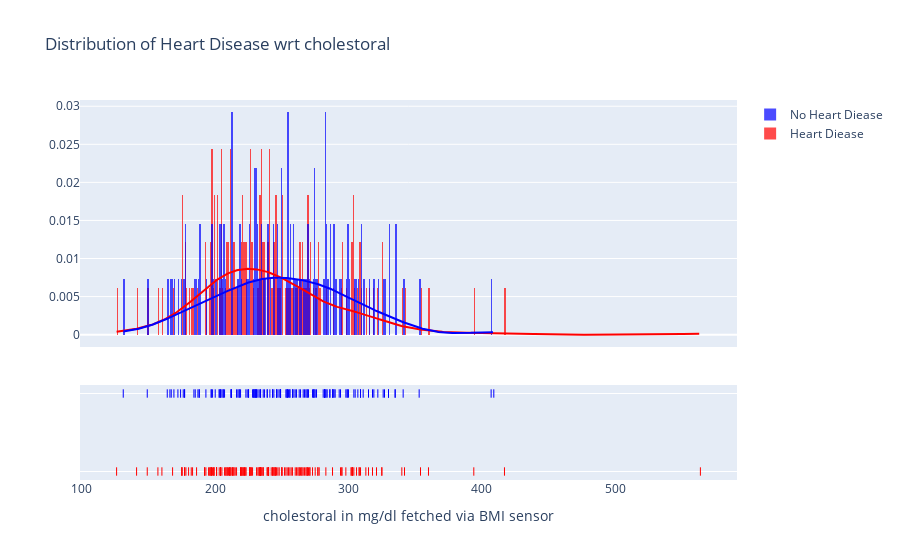

Source (notebook cell):
### Code cell
ff_age = ff.create_distplot([heart_df[heart_df.output==1].chol, heart_df[heart_df.output==0].chol],
                           ['Heart Diease', 'No Heart Diease'], colors=['red', 'blue'])
ff_age.update_layout(title='Distribution of Heart Disease wrt cholestoral', xaxis_title='cholestoral in mg/dl fetched via BMI sensor')
ff_age.show()

### Figure 1 — Plotly figure (JSON) as saved in the notebook; plotly's stock layout.template omitted (floating-point values rounded to 4 significant figures; data arrays with more than 128 entries replaced by an {"elided": "..."} marker saying what was removed)
{"data": [{"histnorm": "probability density", "legendgroup": "Heart Diease", "marker": {"color": "red"}, "name": "Heart Diease", "opacity": 0.7, "type": "histogram", "x": {"elided": "165 int values"}, "xaxis": "x", "xbins": {"end": 564, "size": 1, "start": 126}, "yaxis": "y"}, {"histnorm": "probability density", "legendgroup": "No Heart Diease", "marker": {"color": "blue"}, "name": "No Heart Diease", "opacity": 0.7, "type": "histogram", "x": {"elided": "138 int values"}, "xaxis": "x", "xbins": {"end": 409, "size": 1, "start": 131}, "yaxis": "y"}, {"legendgroup": "Heart Diease", "marker": {"color": "red"}, "mode": "lines", "name": "Heart Diease", "showlegend": false, "type": "scatter", "x": {"elided": "500 float values"}, "xaxis": "x", "y": {"elided": "500 float values"}, "yaxis": "y"}, {"legendgroup": "No Heart Diease", "marker": {"color": "blue"}, "mode": "lines", "name": "No Heart Diease", "showlegend": false, "type": "scatter", "x": {"elided": "500 float values"}, "xaxis": "x", "y": {"elided": "500 float values"}, "yaxis": "y"}, {"legendgroup": "Heart Diease", "marker": {"color": "red", "symbol": "line-ns-open"}, "mode": "markers", "name": "Heart Diease", "showlegend": false, "type": "scatter", "x": {"elided": "165 int values"}, "xaxis": "x", "y": {"elided": "165 str values"}, "yaxis": "y2"}, {"legendgroup": "No Heart Diease", "marker": {"color": "blue", "symbol": "line-ns-open"}, "mode": "markers", "name": "No Heart Diease", "showlegend": false, "type": "scatter", "x": {"elided": "138 int values"}, "xaxis": "x", "y": {"elided": "138 str values"}, "yaxis": "y2"}], "layout": {"autosize": true, "barmode": "overlay", "hovermode": "closest", "legend": {"traceorder": "reversed"}, "title": {"text": "Distribution of Heart Disease wrt cholestoral"}, "xaxis": {"anchor": "y2", "autorange": true, "domain": [0, 1], "range": [99.26, 590.7], "title": {"text": "cholestoral in mg/dl fetched via BMI sensor"}, "type": "linear", "zeroline": false}, "yaxis": {"anchor": "free", "autorange": true, "domain": [0.35, 1], "position": 0, "range": [-0.001622, 0.03082], "type": "linear"}, "yaxis2": {"anchor": "x", "autorange": true, "domain": [0, 0.25], "dtick": 1, "range": [-0.1818, 1.182], "showticklabels": false, "type": "category"}}}
